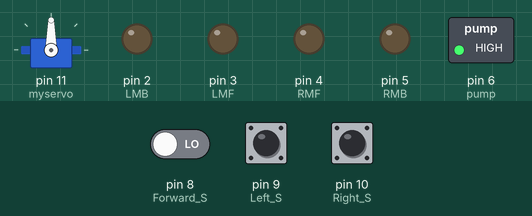
A sketch run on a simulated Arduino Uno, built with avr-gcc and run on an emulated ATmega328P. Shown: servo, switched loads named in the sketch (green lamp = pin HIGH), output pins drawn as LEDs (lit = HIGH). Inputs (shaded band) come from the test bench; at power-on: pin 8 (Forward_S) LOW, pin 9 (Left_S) LOW, pin 10 (Right_S) LOW.

Above: at 3.8 s.
6.7 s: pin 8 (Forward_S) driven HIGH
At 7.31 s:
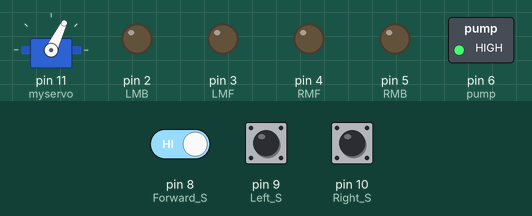
At 9.3 s:
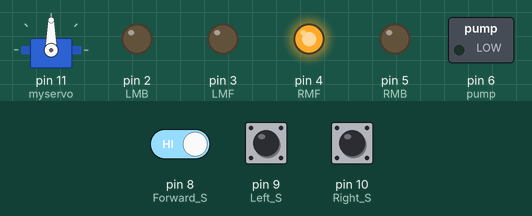
10.5 s: pin 9 (Left_S) pulled HIGH for 3 s
At 11.9 s:
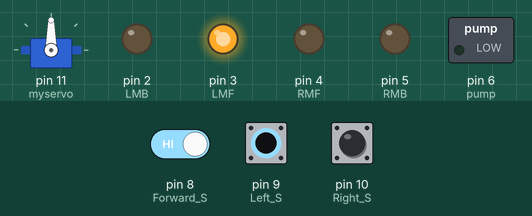
Timing chart, 0 to 15.1 s (numbered marks = the images above; inputs shaded):
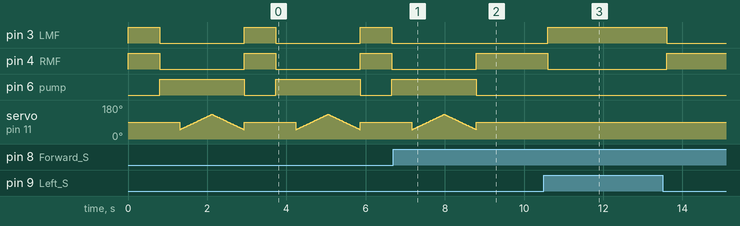

The sketch:

FIRE_FIGHTER.ino
```cpp
#include <Servo.h>
Servo myservo;

int pos = 0;
boolean fire = false;

#define Left_S 9      // left sensor
#define Right_S 10      // right sensor
#define Forward_S 8 //forward sensor
#define LMB 2       // left motor Bw-C2A
#define LMF 3       // left motor FW-C2B
#define RMF 4       // right motor FW-C1A
#define RMB 5       // right motor BW-C1B
#define pump 6

void setup()
{
  pinMode(Left_S, INPUT);
  pinMode(Right_S, INPUT);
  pinMode(Forward_S, INPUT);
  pinMode(LMF, OUTPUT);
  pinMode(LMB, OUTPUT);
  pinMode(RMF, OUTPUT);
  pinMode(RMB, OUTPUT);
  pinMode(pump, OUTPUT);

  myservo.attach(11);

 Serial.begin(9600);
}

void put_off_fire()
{
    delay (500);

    digitalWrite(LMF,LOW);
    digitalWrite(LMB,LOW);
    digitalWrite(RMF,LOW);
    digitalWrite(RMB, LOW);
    digitalWrite(pump, HIGH);

    delay(500);

    for (pos = 50; pos <= 130; pos++)
    {
    myservo.write(pos);
    delay(10);
    }
   for (pos = 130; pos >= 50; pos--)
    {
    myservo.write(pos);
    delay(10);
    }

  digitalWrite(pump,LOW);
  myservo.write(90);

  fire=false;
}

void loop()
{
   if (digitalRead(Left_S) ==1 && digitalRead(Right_S)==1 && digitalRead(Forward_S) ==1) //If Fire not detected all sensors are zero
    {
    //Do not move the robot
    digitalWrite(LMF,LOW);
    digitalWrite(LMB,LOW);
    digitalWrite(RMF,LOW);
    digitalWrite(RMB,LOW);
    }

    else if (digitalRead(Forward_S) ==0) //If Fire is straight ahead
    {
    //Move the robot forward
    digitalWrite(LMF,HIGH);
    digitalWrite(LMB,LOW);
    digitalWrite(RMF,HIGH);
    digitalWrite(RMB,LOW);
    fire = true;

    }

    else if (digitalRead(Left_S) ==0) //If Fire is to the left
    {
    //Move the robot left
    digitalWrite(LMF,LOW);
    digitalWrite(LMB,LOW);
    digitalWrite(RMF,HIGH);
    digitalWrite(RMB,LOW);
    }

    else if (digitalRead(Right_S) ==0) //If Fire is to the right
    {
    //Move the robot right
    digitalWrite(LMF,HIGH);
    digitalWrite(LMB,LOW);
    digitalWrite(RMF,LOW);
    digitalWrite(RMB,LOW);
    }

    delay(300); //Slow down the speed of robot

     while (fire == true)
     {
      put_off_fire();
     }

}
```

Measured:
- after the input at 6.7 s, pin 3 (LMF): stays LOW (without the input it goes to HIGH after 2.1 s); pin 4 (RMF): goes on until 8.8 s, then stays HIGH; pin 6 (pump): goes on until 8.8 s, then stays LOW
- after the input at 10.5 s, pin 3 (LMF): LOW → HIGH after 0.10 s, → LOW 3.0 s later; pin 4 (RMF): HIGH → LOW after 0.10 s, → HIGH 3.0 s later
- by itself, pin 3 (LMF), pin 4 (RMF): alternates HIGH for 0.80 s and LOW for 2.1 s
- by itself, pin 6 (pump): alternates HIGH for 2.1 s and LOW for 0.80 s
